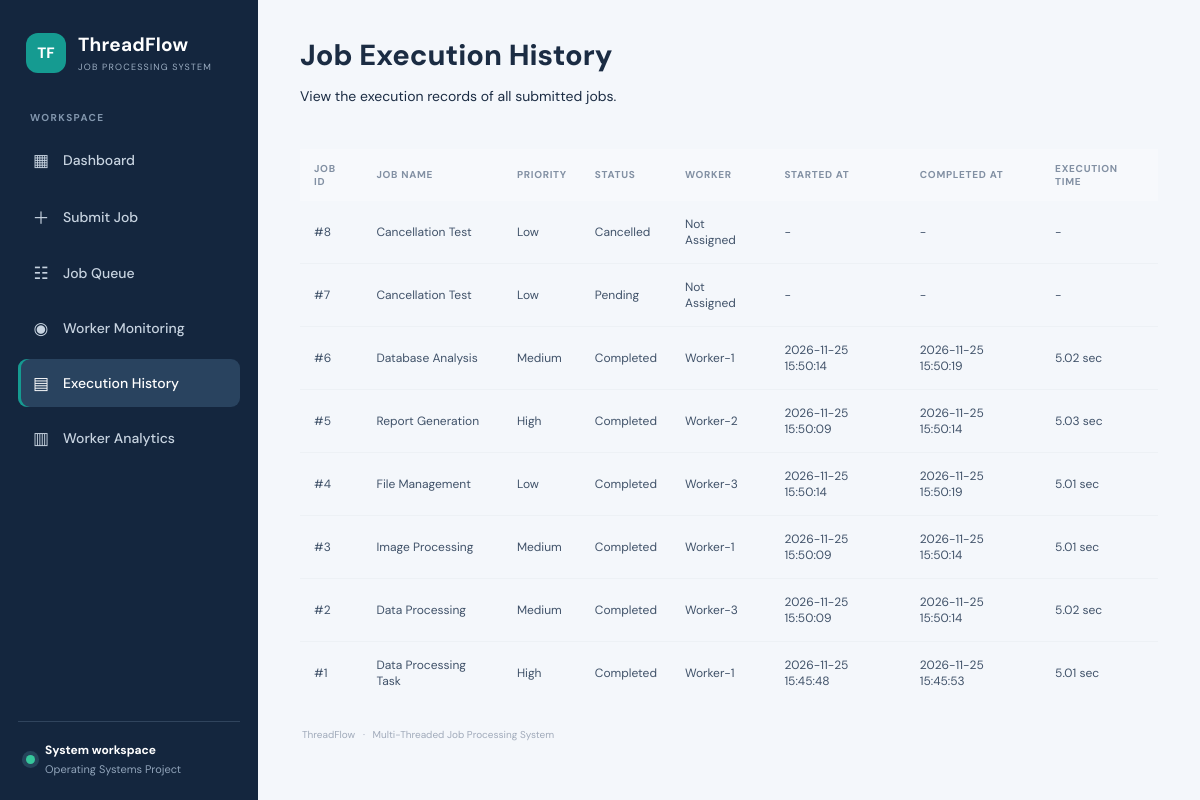
Screenshot of /execution-history with the database file from the repository.
### tables this page shows
CREATE TABLE jobs (
            id INTEGER PRIMARY KEY AUTOINCREMENT,
            name TEXT NOT NULL,
            description TEXT NOT NULL,
            priority TEXT NOT NULL,
            status TEXT DEFAULT 'Pending',
            created_at TIMESTAMP DEFAULT CURRENT_TIMESTAMP,
            started_at TIMESTAMP,
            completed_at TIMESTAMP,
            worker_id TEXT,
            execution_time REAL,
            error_message TEXT
        );

### app.py (the view)
@app.route("/execution-history")
def execution_history():
    jobs = get_all_jobs()
    return render_template("execution_history.html", jobs=jobs)

### database/db.py (called while the page is built)
def get_connection():
    connection = sqlite3.connect(DATABASE_PATH)
    connection.row_factory = sqlite3.Row
    return connection

def get_all_jobs():
    with get_connection() as connection:
        rows = connection.execute("SELECT * FROM jobs ORDER BY id DESC").fetchall()
        return [dict(row) for row in rows]

### templates/execution_history.html (shortened to what this page needs)
{% extends "base.html" %}
{% set active_page = "history" %}
{% block content %}
<div class="page-header">
    <div>
        <h1>Job Execution History</h1>
        <p>View the execution records of all submitted jobs.</p>
    </div>
</div>
<div class="table-container">
    <table>
        <thead>
            <tr>
                <th>Job ID</th>
                <th>Job Name</th>
                <th>Priority</th>
                <th>Status</th>
                <th>Worker</th>
                <th>Started At</th>
                <th>Completed At</th>
                <th>Execution Time</th>
            </tr>
        </thead>
        <tbody>
            {% for job in jobs %}
            <tr>
                <td>#{{ job.id }}</td>
                <td>{{ job.name }}</td>
                <td>{{ job.priority }}</td>
                <td>{{ job.status }}</td>
                <td>{{ job.worker_id or "Not Assigned" }}</td>
                <td>{{ job.started_at or "-" }}</td>
                <td>{{ job.completed_at or "-" }}</td>
                <td>
                    {% if job.execution_time is not none %}
                        {{ job.execution_time }} sec
                    {% else %}
                        -
                    {% endif %}
                </td>
            </tr>
            {% else %}
            <tr>
                <td colspan="8">No execution records available yet.</td>
            </tr>
            {% endfor %}
        </tbody>
    </table>
</div>
{% endblock %}

### static/css/style.css (style rules this page uses)
:root { --navy:#14263e;--navy2:#1d3552;--teal:#159b91;--bg:#f4f7fb;--text:#1b2c43;--muted:#8190a3;--line:#e8edf3;--white:#fff }
* { box-sizing:border-box }
html,body { margin:0;min-height:100%;width:100% }
body { font-family:'DM Sans',Arial,sans-serif;background:var(--bg);color:var(--text);font-size:14px }
.page-header { display:flex;justify-content:space-between;align-items:center;gap:20px;margin-bottom:30px }
.page-header h1 { font-size:29px;line-height:1.2;margin:0;color:var(--text);font-weight:800 }
table { width:100%;border-collapse:collapse;text-align:left;min-width:680px }
th { padding:13px 14px;background:#f7f9fc;color:#8290a3;font-size:10px;letter-spacing:.7px;text-transform:uppercase;font-weight:700 }
td { padding:15px 14px;border-bottom:1px solid #edf1f5;color:#405269;font-size:12px }
tbody tr:last-child td { border-bottom:0 }

### rows the page displays
jobs: id "8", name "Cancellation Test", priority "Low", status "Cancelled", worker_id "Not Assigned", started_at "-", completed_at "-"
jobs: id "7", name "Cancellation Test", priority "Low", status "Pending", worker_id "Not Assigned", started_at "-", completed_at "-"
jobs: id "6", name "Database Analysis", priority "Medium", status "Completed", worker "Worker-1", started_at "2026-11-25 15:50:14", completed_at "2026-11-25 15:50:19", execution_time "5.02"
jobs: id "5", name "Report Generation", priority "High", status "Completed", worker "Worker-2", started_at "2026-11-25 15:50:09", completed_at "2026-11-25 15:50:14", execution_time "5.03"
jobs: id "4", name "File Management", priority "Low", status "Completed", worker "Worker-3", started_at "2026-11-25 15:50:14", completed_at "2026-11-25 15:50:19", execution_time "5.01"
jobs: id "3", name "Image Processing", priority "Medium", status "Completed", worker "Worker-1", started_at "2026-11-25 15:50:09", completed_at "2026-11-25 15:50:14", execution_time "5.01"
jobs: id "2", name "Data Processing", priority "Medium", status "Completed", worker "Worker-3", started_at "2026-11-25 15:50:09", completed_at "2026-11-25 15:50:14", execution_time "5.02"
jobs: id "1", name "Data Processing Task", priority "High", status "Completed", worker "Worker-1", started_at "2026-11-25 15:45:48", completed_at "2026-11-25 15:45:53", execution_time "5.01"
